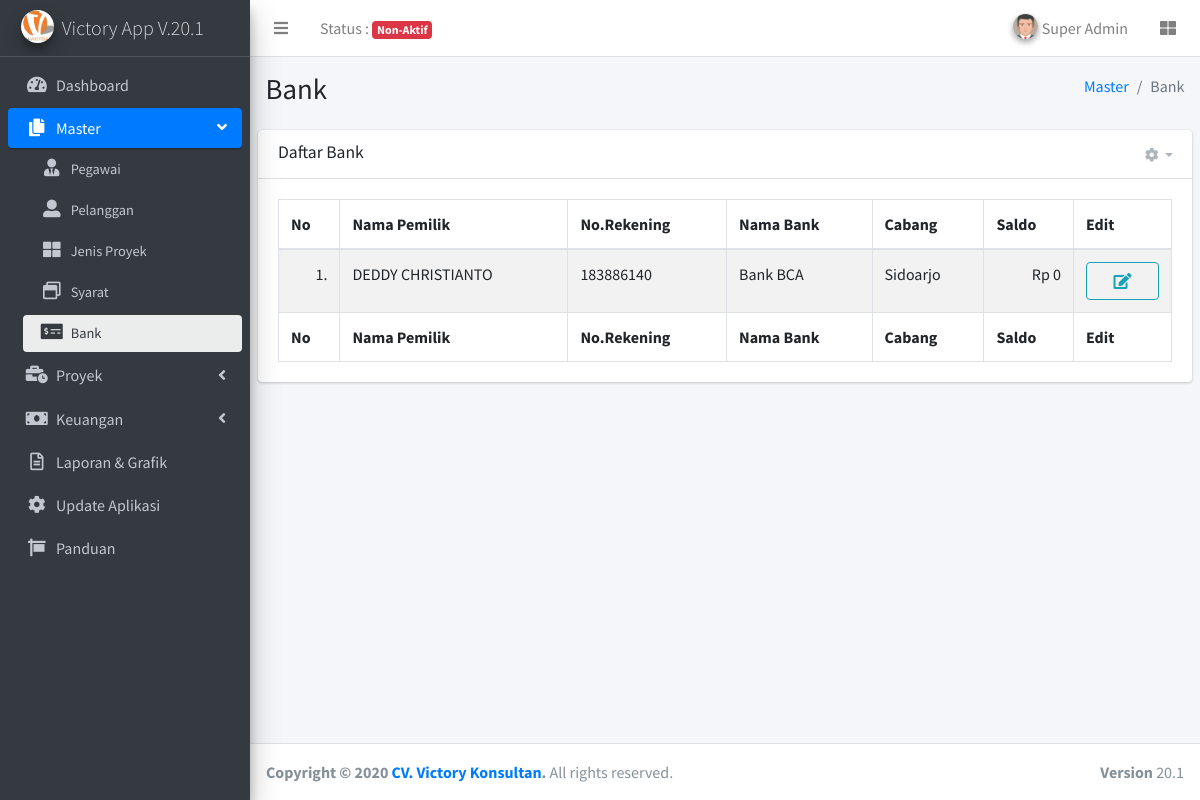
The page /bank (signed in) on the database its author committed.
### tables this page shows
CREATE TABLE `sim_bank` (
  `ID` int(11) NOT NULL AUTO_INCREMENT,
  `NAMA_PEMILIK` varchar(50) NOT NULL,
  `KODE` varchar(25) NOT NULL,
  `NO_REKENING` varchar(25) NOT NULL,
  `NAMA_BANK` varchar(50) NOT NULL,
  `CABANG` varchar(50) NOT NULL,
  `SALDO` decimal(20,2) NOT NULL,
  `TGL_EDIT` timestamp NOT NULL DEFAULT CURRENT_TIMESTAMP,
  PRIMARY KEY (`ID`)
);

### adminpage/conn/conn.php (called while the page is built, shortened)
<?php
	function enkripsi($anu){
		if($anu == ''){
			$val = "";
		}else{
			$val = strrev(implode('-',str_split(str_replace('=','',base64_encode($anu)),5)));
		}
		return $val;
	}
?>

### adminpage/pages/simbank.php (the view, shortened to what this page needs)
<?php
	require 'adminpage/pages/simheader.php';
?>
  <div class="content-wrapper">
    <section class="content-header">
      <div class="container-fluid">
        <div class="row mb-2">
          <div class="col-sm-6">
            <h1>Bank</h1>
          </div>
          <div class="col-sm-6">
            <ol class="breadcrumb float-sm-right">
              <li class="breadcrumb-item"><a href="#">Master</a></li>
              <li class="breadcrumb-item active">Bank</li>
            </ol>
          </div>
        </div>
      </div>
    </section>
    <section class="content">
      <div class="row">
        <div class="col-12">
          <div class="card">
            <div class="card-header">
              <h3 class="card-title">Daftar Bank</h3>
				<div class="card-tools">
                  <div class="btn-group">
                    <button type="button" class="btn btn-tool dropdown-toggle" data-toggle="dropdown">
                      <i class="fas fa-cog"></i>
                    </button>
                  </div>
				</div>
            </div>
            <div class="card-body">
              <table id="tabelbank" class="table table-striped table-bordered display responsive wrap" style="width:100%">
                <thead>
                <tr>
                  <th>No</th>
                  <th>Nama Pemilik</th>
                  <th>No.Rekening</th>
				  <th>Nama Bank</th>
				  <th>Cabang</th>
				  <th>Saldo</th>
				  <th>Edit</th>
                </tr>
                </thead>
                <tbody>
					<?php
					$no=1;
					while($row = $stmt->fetch(PDO::FETCH_ASSOC)) {
					?>
						<tr data-sim="<?=enkripsi($row['KODE'])?>">
						  <td class="text-right"><?=$no.'.'?></td>
						  <td><?=$row['NAMA_PEMILIK']?></td>
						  <td><?=$row['NO_REKENING']?></td>
						  <td><?=$row['NAMA_BANK']?></td>
						  <td><?=$row['CABANG']?></td>
						  <td class="text-right">Rp <?=number_format($row['SALDO'],0)?></td>
						  <td><button type="button" class="btn btn-block btn-outline-info editbank" data-sim="<?=enkripsi($row['KODE'])?>"><i class="fa fa-fw fa-edit"></i></button></td>
						</tr>
					<?php
					$no++;
					}
					?>
                </tbody>
                <tfoot>
                <tr>
                  <th>No</th>
                  <th>Nama Pemilik</th>
                  <th>No.Rekening</th>
				  <th>Nama Bank</th>
				  <th>Cabang</th>
				  <th>Saldo</th>
				  <th>Edit</th>
                </tr>
                </tfoot>
              </table>
            </div>
          </div>
        </div>
      </div>
    </section>
  </div>
<?php
	require 'adminpage/pages/simfooter.php';
?>

### rows shown on the page
sim_bank: NAMA_PEMILIK "DEDDY CHRISTIANTO", NO_REKENING "183886140", NAMA_BANK "Bank BCA", CABANG "Sidoarjo", SALDO "0"

### other values the page prints
$_SESSION['userInfo']['NAMA_LENGKAP'] "Super Admin"
